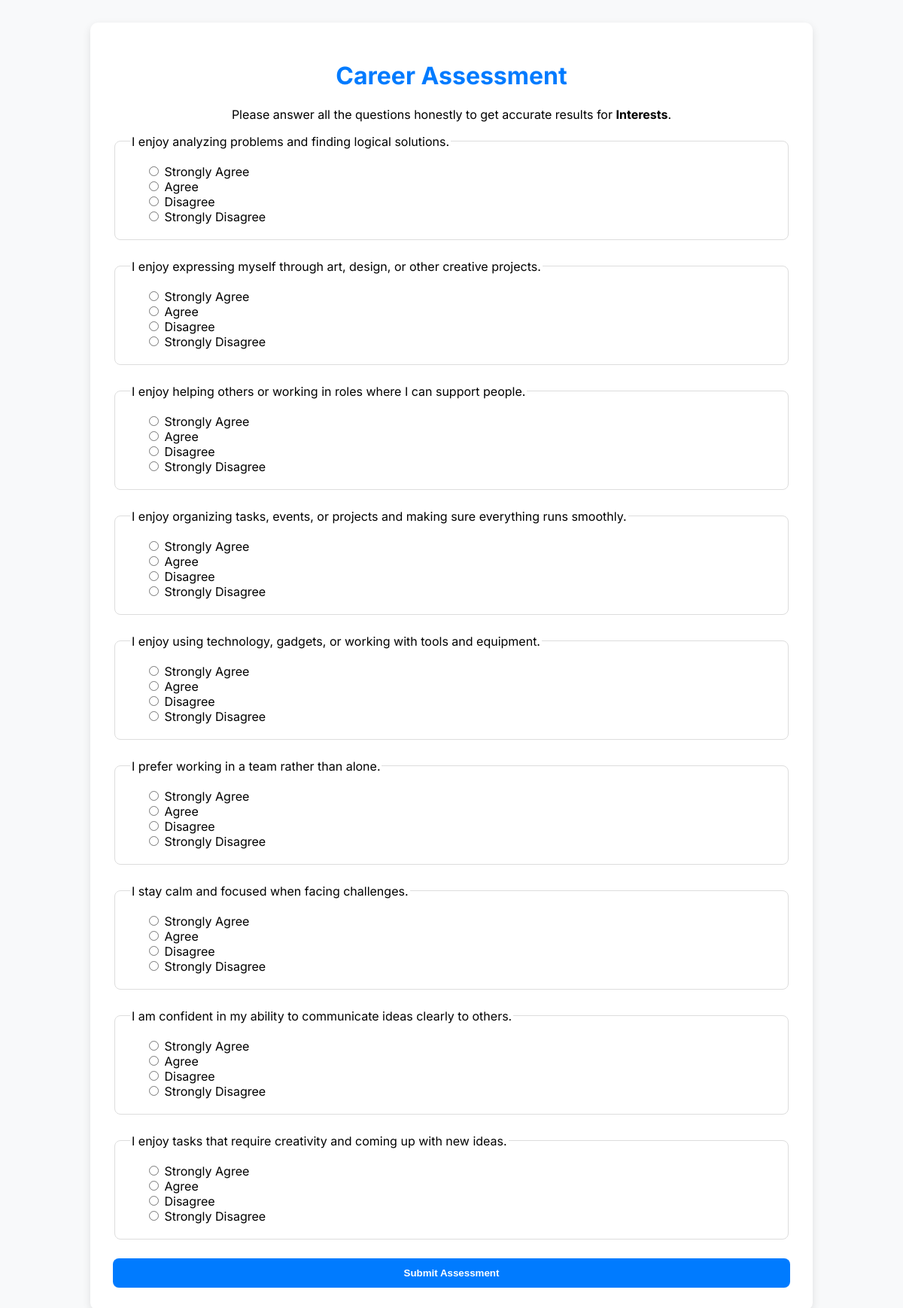
The page /assessment_test.php?category=Interests (signed in) on the database its author committed.
### tables this page shows
CREATE TABLE `career_questions` (
  `id` int(11) NOT NULL,
  `question_text` text NOT NULL,
  `option_a` varchar(255) NOT NULL,
  `option_b` varchar(255) NOT NULL,
  `option_c` varchar(255) NOT NULL,
  `option_d` varchar(255) NOT NULL,
  `category` varchar(100) DEFAULT NULL,
  `created_at` timestamp NOT NULL DEFAULT current_timestamp()
);

### assessment_test.php (the view, shortened to what this page needs)
<?php
require 'db.php';
$categories = ["Interests", "Personality", "Skills", "Work Preference"];
$selectedCategory = $_GET['category'] ?? null;
?>
<!DOCTYPE html>
<html lang="en">
<head>
</head>
<body>
<div class="container">
    <h1>Career Assessment</h1>
    <?php if (!$selectedCategory): ?>
        <p>Please select a category to start the assessment:</p>
        <form method="GET">
            <select name="category" required>
                <option value="">--Select Category--</option>
                <?php foreach ($categories as $cat): ?>
                    <option value="<?= htmlspecialchars($cat) ?>"><?= htmlspecialchars($cat) ?></option>
                <?php endforeach; ?>
            </select>
            <button type="submit">Start Assessment</button>
        </form>
    <?php else: ?>
        <?php
        $stmt = $pdo->prepare("SELECT * FROM career_questions WHERE category = ? ORDER BY id");
        $stmt->execute([$selectedCategory]);
        $questions = $stmt->fetchAll(PDO::FETCH_ASSOC);
        ?>
        <p>Please answer all the questions honestly to get accurate results for <strong><?= htmlspecialchars($selectedCategory) ?></strong>.</p>
        <?php if (!empty($questions)): ?>
            <form action="process_assessment.php" method="POST">
                <?php foreach ($questions as $q): ?>
                    <fieldset>
                        <legend><?= htmlspecialchars($q['question_text']) ?></legend>
                        <label><input type="radio" name="q<?= $q['id'] ?>" value="A" required> <?= htmlspecialchars($q['option_a']) ?></label>
                        <label><input type="radio" name="q<?= $q['id'] ?>" value="B"> <?= htmlspecialchars($q['option_b']) ?></label>
                        <label><input type="radio" name="q<?= $q['id'] ?>" value="C"> <?= htmlspecialchars($q['option_c']) ?></label>
                        <label><input type="radio" name="q<?= $q['id'] ?>" value="D"> <?= htmlspecialchars($q['option_d']) ?></label>
                    </fieldset>
                <?php endforeach; ?>
                <button type="submit" class="submit-btn">Submit Assessment</button>
            </form>
        <?php else: ?>
            <p>No questions available in this category yet.</p>
        <?php endif; ?>
    <?php endif; ?>
</div>
</body>
</html>

### assessment_test.php (style rules this page uses)
body { font-family: 'Inter', sans-serif; background: #f8f9fa; margin: 0; padding: 0; text-align: center; }
.container { width: 90%; max-width: 900px; margin: 30px auto; background: #fff; border-radius: 10px; box-shadow: 0 4px 12px rgba(0,0,0,0.1); padding: 30px; }
h1, h2 { color: #007bff; }
fieldset { border: 1px solid #ddd; border-radius: 8px; padding: 20px; margin-bottom: 25px; text-align: left; }
label { display: block; margin-left: 20px; cursor: pointer; }
.submit-btn, button { display: block; width: 100%; background: #007bff; color: #fff; font-weight: 600; border: none; border-radius: 8px; padding: 12px; cursor: pointer; transition: background 0.3s; margin-top: 15px; }

### rows shown on the page
career_questions: question_text "I enjoy analyzing problems and finding logical solutions.", option_a "Strongly Agree", option_b "Agree", option_c "Disagree", option_d "Strongly Disagree"
career_questions: question_text "I enjoy expressing myself through art, design, or other creative projects.", option_a "Strongly Agree", option_b "Agree", option_c "Disagree", option_d "Strongly Disagree"
career_questions: question_text "I enjoy helping others or working in roles where I can support people.", option_a "Strongly Agree", option_b "Agree", option_c "Disagree", option_d "Strongly Disagree"
career_questions: question_text "I enjoy organizing tasks, events, or projects and making sure everything runs smoothly.", option_a "Strongly Agree", option_b "Agree", option_c "Disagree", option_d "Strongly Disagree"
career_questions: question_text "I enjoy using technology, gadgets, or working with tools and equipment.", option_a "Strongly Agree", option_b "Agree", option_c "Disagree", option_d "Strongly Disagree"
career_questions: question_text "I prefer working in a team rather than alone.", option_a "Strongly Agree", option_b "Agree", option_c "Disagree", option_d "Strongly Disagree"
career_questions: question_text "I stay calm and focused when facing challenges.", option_a "Strongly Agree", option_b "Agree", option_c "Disagree", option_d "Strongly Disagree"
career_questions: question_text "I am confident in my ability to communicate ideas clearly to others.", option_a "Strongly Agree", option_b "Agree", option_c "Disagree", option_d "Strongly Disagree"
career_questions: question_text "I enjoy tasks that require creativity and coming up with new ideas.", option_a "Strongly Agree", option_b "Agree", option_c "Disagree", option_d "Strongly Disagree"

### other values the page prints
$selectedCategory "Interests"
